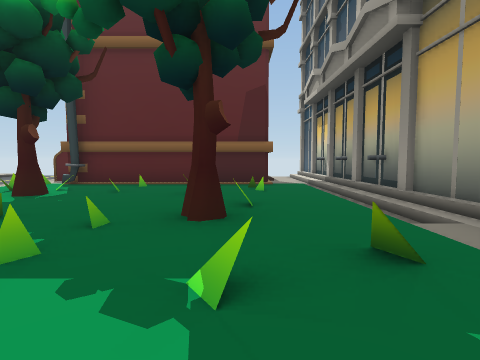
[1] (above)

23 first-person views from a walk through a scene from a Unity 3-D project. The camera is 1.2 m above the floor, tilts 4° down and sees 80° across. The floor is counted in squares, 2 m on a side. Each view is taken from the middle of a square. On the plan, view 1 faces up. The plan holds only what a view shows up to about 9 squares ahead; the rest is blank. The place goes on beyond the plan.

[2]
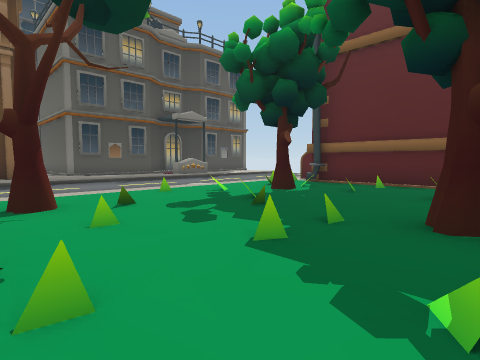

[3]
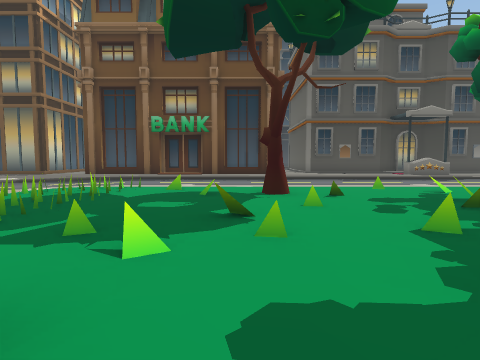

[4]
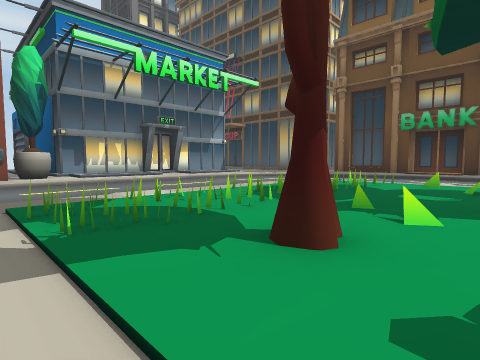

[5]
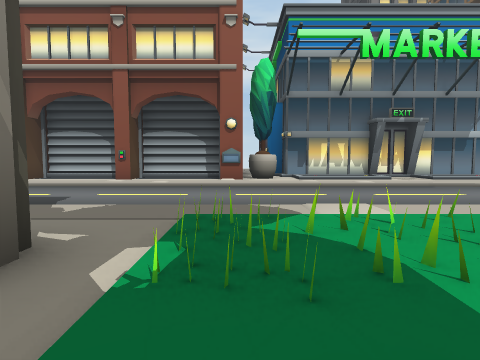

[6]
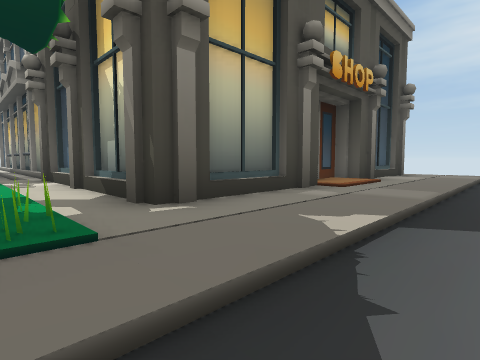

[7]
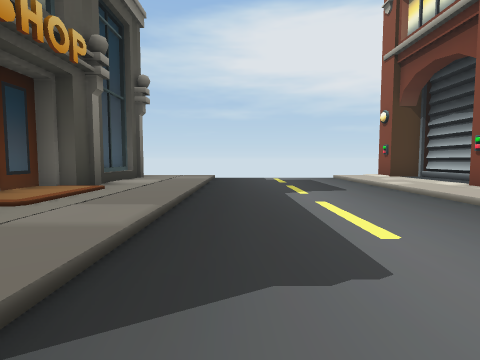

[8]
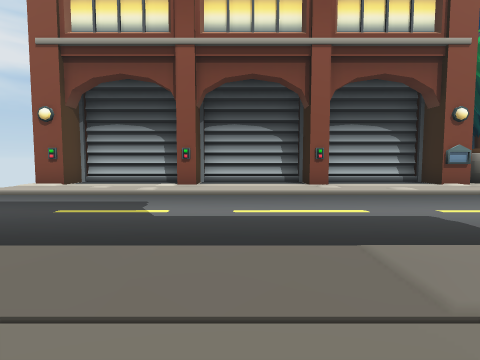

[9]
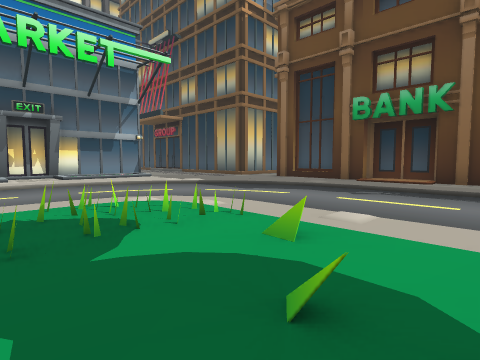

[10]
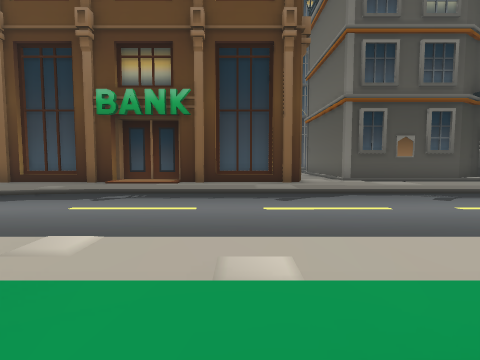

[11]
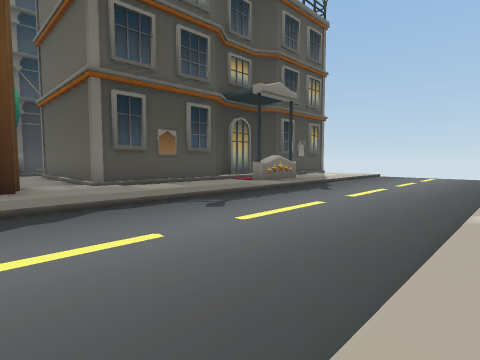

[12]
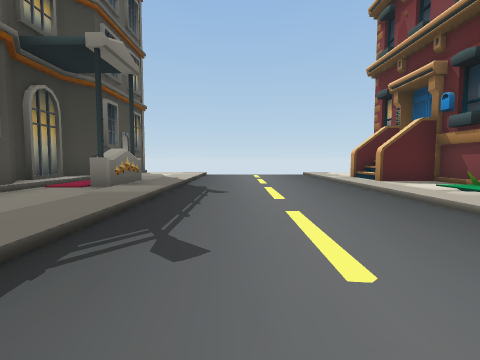

[13]
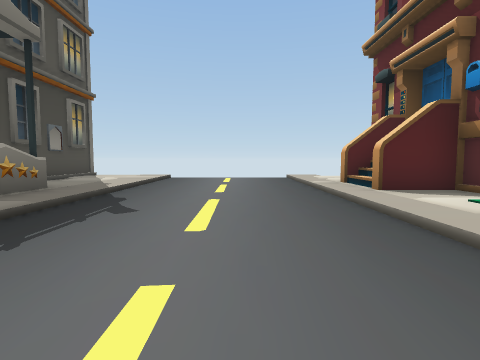

[14]
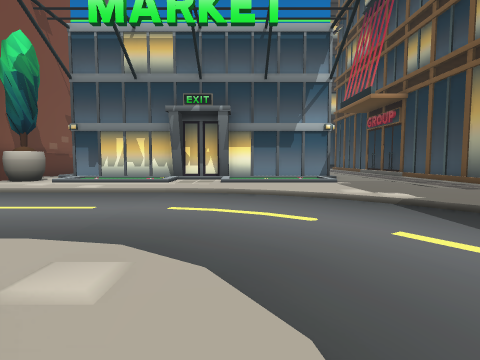

[15]
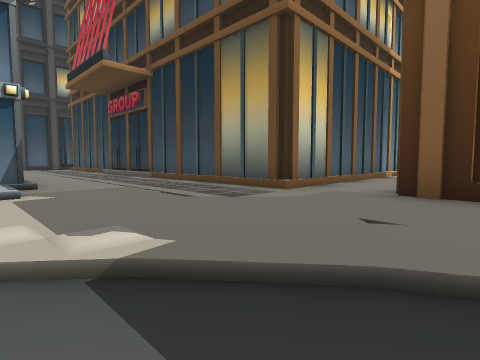

[16]
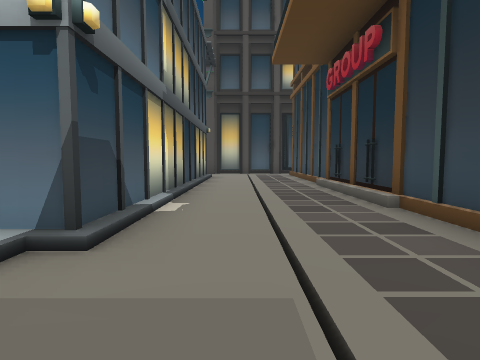

[17]
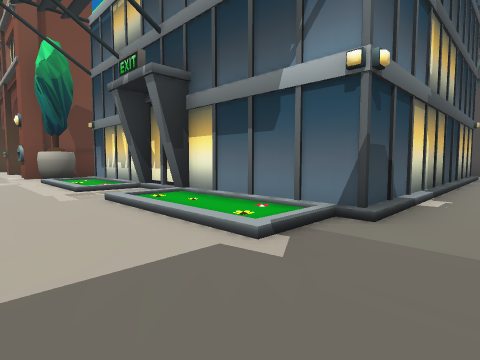

[18]
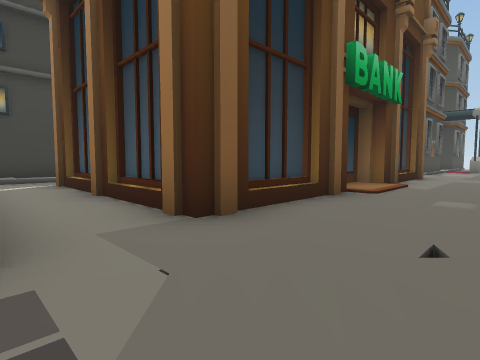

[19]
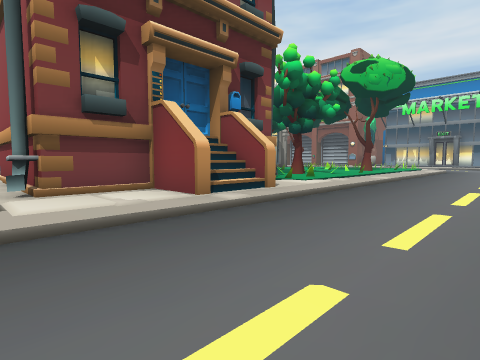

[20]
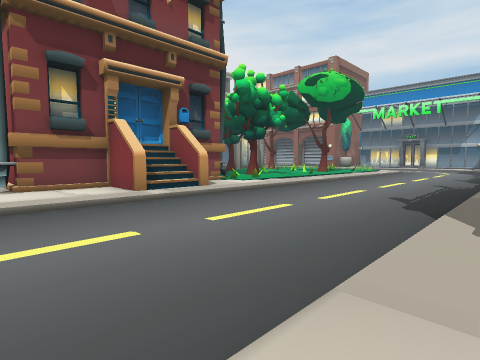

[21]
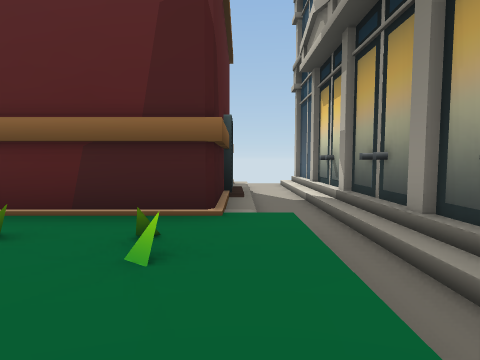

[22]
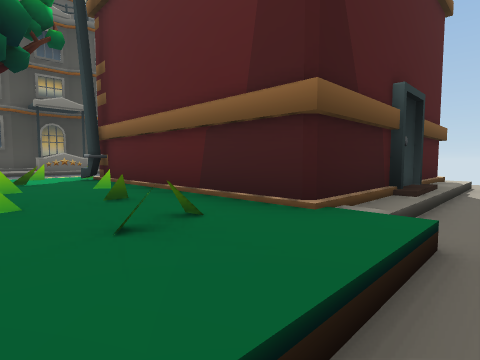

[23]
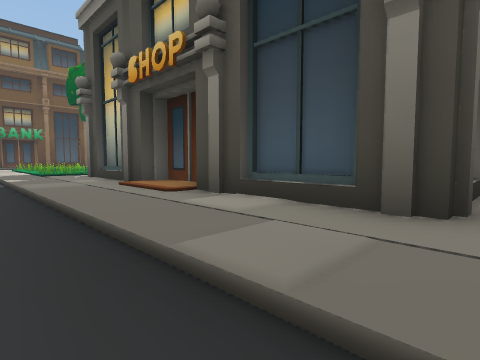

### Floor plan
Key: @ floor where view 1 was taken; # wall or solid block; . main floor; : floor 0.25 m higher than the main floor; - floor 0.25 m lower than the main floor; / step, stairs or slope; = window, fence, low wall or low ledge; B building; T tree; O other object.
Columns run from 22 left of view 1 to 12 right of it. Each row starts with its distance up from view 1.
 13          B :....:      --
 12          B :....: BBBBB/-B
 11          B :....: B   B/-B
 10          B :....:BB   B/-B
  9            B....:BB   B/-B
  8            B....::B   B/-B
  7          B :....:/BBBBB:-B
  6          B :....:=::::::-B
  5          B :....::T::=::-B
  4      BBBBB :....::::::=:-B
  3            :....:#:=::T:/B
  2            :....:::::::=:B
  1          B :....::T::::::B
  0          B :....::::=:@::B
 -1            :....:=::::T::B       B
 -2          B::....:OOOOOOO:B   B   B
 -3          B::....:OOOOOOO:B BB:BBBB
 -4          B::..../OOOOOOO///////////
 -5          B::/....//////////////////
 -6          B:::......................
 -7 B/  BBBBBB:::/.....................
 -8 B/        ::::/....................
 -9     BBBBBB :::::///////////////////
-10           B ::::::/::/:::::::::::::
-11           B ::::::    #B   B   B  B
-12           B   BBBBBBBB#BBBBBBBBBBBB
-13           B   B
-14           B   B
-15           B   B
-16           B   B
-17           B   B
-18           B   B
-19           B   B
-20               B

Positions as (right, up) in squares from view 1, and headings:
1: (0, 0), facing up
2: (0, 0), facing up-left
3: (1, 0), facing left
4: (2, 0), facing down-left
5: (1, -1), facing down
6: (1, -6), facing up-right
7: (3, -6), facing right
8: (7, -3), facing down
9: (-3, 0), facing down-left
10: (-4, 0), facing left
11: (-6, 1), facing up-left
12: (-9, 2), facing up
13: (-8, 4), facing up
14: (-6, -3), facing down
15: (-8, -6), facing down-left
16: (-10, -10), facing down
17: (-10, -9), facing down-right
18: (-10, -9), facing up-left
19: (-9, 13), facing down-right
20: (-11, 13), facing down-right
21: (1, 4), facing up
22: (2, 5), facing up-left
23: (12, -6), facing up-left
